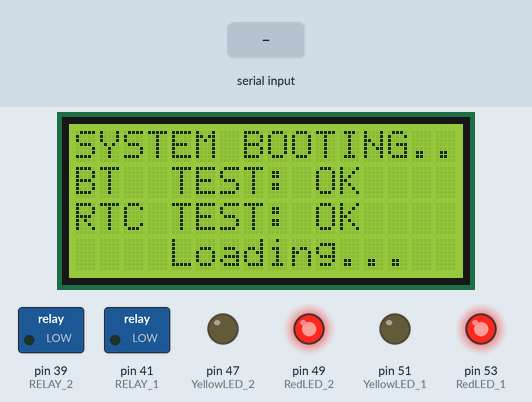
A sketch run on a simulated Arduino Mega 2560, built with avr-gcc and run on an emulated ATmega2560. Shown: 16×4 character LCD, switched loads named in the sketch (green lamp = pin HIGH), output pins drawn as LEDs (lit = HIGH). Inputs (shaded band) come from the test bench. The local clock reads 2024-03-15 10:24:30 at power-on unless the sketch sets it; what the sketch prints to the serial monitor is not drawn.

Above: at 2.2 s.
At 7.3 s:
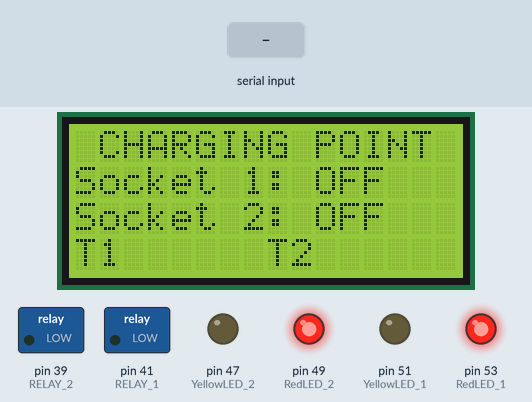
7.4 s: "2" received over Serial
At 8.9 s:
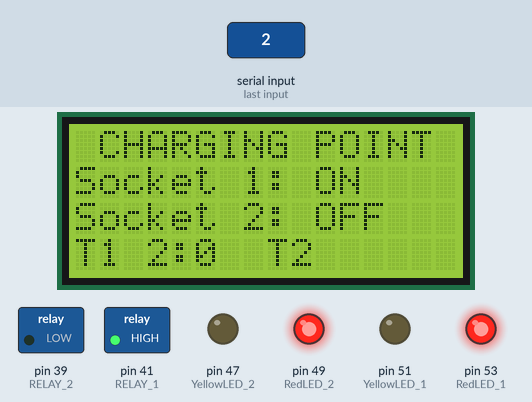
10.4 s: "4" received over Serial
At 11.8 s:
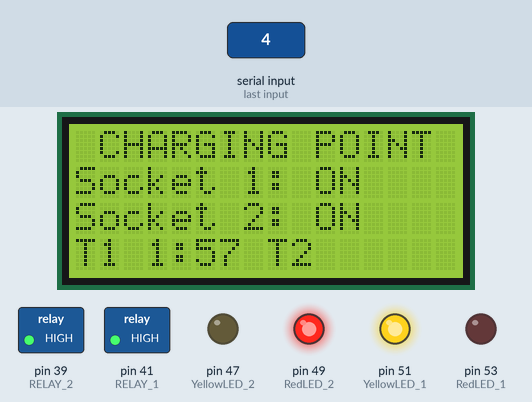
Timing chart, 0 to 14.0 s (numbered marks = the images above; inputs shaded):
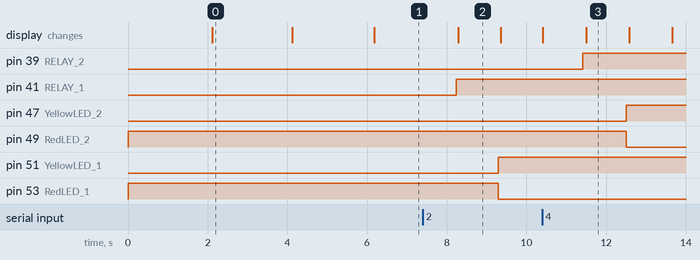

Measured:
- after the input at 7.4 s, pin 41 (RELAY_1): LOW → HIGH after 0.83 s; pin 51 (YellowLED_1): LOW → HIGH after 1.9 s; pin 53 (RedLED_1): HIGH → LOW after 1.9 s; the display: changes after 0.89 s (image 2)
- after the input at 10.4 s, pin 39 (RELAY_2): LOW → HIGH after 1.0 s; pin 47 (YellowLED_2): LOW → HIGH after 2.1 s; pin 49 (RedLED_2): HIGH → LOW after 2.1 s; the display: first differs from a run without the input after 1.1 s (image 3)
- what the display in image 0 shows lasts 2.0 s, from 2.1 s to 4.1 s
- what the display in image 2 shows lasts 1.1 s, from 8.3 s to 9.4 s

The sketch:

SMART_CHARGING_PONT.ino
```cpp
//libraries to be used
#include <Wire.h>
#include "RTClib.h"
#include <LiquidCrystal_I2C.h>


//initializing Global Variables
int RedLED_1 = 53;
int RedLED_2 = 49;
int YellowLED_1 = 51;
int YellowLED_2 = 47;

int RELAY_1 = 41;
int RELAY_2 = 39;

int CurrentSensor_1 = A2;
int CurrentSensor_2 = A3;

const int Num_readings = 500;
long int sensor_value = 0;

float voltage = 0;
float current = 0;

int days_1 = 0;
int hours_1 = 0;
int minutes_1 = 0;
int seconds_1 = 0;

int days_2 = 0;
int hours_2 = 0;
int minutes_2 = 0;
int seconds_2 = 0;

//Relay 1 Time Schedules
const unsigned long RELAY_1_TIME_1 = 60; //  1 minutes in seconds
const unsigned long RELAY_1_TIME_2 = 120; // 2 minutes in seconds
const unsigned long RELAY_1_TIME_3 = 180; // 3 minutes in seconds

int State_1 = 0;
int State_2 = 0;

unsigned long remainingSeconds_1 = 0;
unsigned long remainingSeconds = 0;

// Relay 2 Time Schedules
const unsigned long RELAY_2_TIME_1 = 60; //  1 minutes in seconds
const unsigned long RELAY_2_TIME_2 = 120; // 2 minutes in seconds
const unsigned long RELAY_2_TIME_3 = 180; // 3 minutes in seconds

unsigned long lastRelay1OnTime = 0;
unsigned long lastRelay2OnTime = 0;

bool relay1CountdownInProgress = false; //Checks if Relay 1 countdown time is running
bool relay2CountdownInProgress = false; //Checks if Relay 2 countdown time is running

//Create software serial object to communicate with LCD
LiquidCrystal_I2C lcd(0x27, 16, 4); // Set the LCD address to 0x27 for a 16 chars and 2 line display

RTC_DS3231 rtc; //declaring object for DS3231

char daysOfTheWeek[7][12] = {"sunday", "Monday", "Tuesday", "Wednesday", "Thursday", "Friday", "Sartuday"};


void setup() {
  // put your setup code here, to run once:

  Serial.begin(9600);
  rtc.begin();

  if (rtc.lostPower()) {
    Serial.println("RTC lost power, let's set the time!");
    // When time needs to be set on a new device, or after a power loss, the
    // following line sets the RTC to the date & time this sketch was compiled
    rtc.adjust(DateTime(F(__DATE__), F(__TIME__)));
    // This line sets the RTC with an explicit date & time, for example to set
    // February 14, 2023 at  1713hrs would call:
    //rtc.adjust(DateTime(2023, 2, 14, 17, 13, 0));
  }

  pinMode(RedLED_1, OUTPUT);
  pinMode(RedLED_2, OUTPUT);
  pinMode(YellowLED_1, OUTPUT);
  pinMode(YellowLED_2, OUTPUT);

  pinMode(RELAY_1, OUTPUT);
  pinMode(RELAY_2, OUTPUT);

  digitalWrite(RedLED_1, HIGH);
  digitalWrite(RedLED_2, HIGH);
  digitalWrite(YellowLED_1, LOW);
  digitalWrite(YellowLED_2, LOW);

  lcd.init();
  lcd.backlight();

  lcd.clear();
  lcd.setCursor(0,0);
  lcd.print("SYSTEM BOOTING..");
  lcd.setCursor(0,1);
  lcd.print("BT  TEST: ");
  lcd.setCursor(-4,2);
  lcd.print("RTC TEST: ");
  lcd.setCursor(-1,3);
  lcd.print(" Loading...");
  delay(2000);
  /*while(!mySerial.available()){
    //mySerial.println("AT");
    lcd.setCursor(10,1);
    lcd.print("Wait");
    delay(1000);
  }
  while(rtc){
    lcd.setCursor(6,2);
    lcd.print("Wait");
    delay(1000);
  }*/
  lcd.setCursor(10,1);
  lcd.print("OK");
  lcd.setCursor(6,2);
  lcd.print("OK");
  delay(2000);

  lcd.clear();
  lcd.setCursor(5,1);
  lcd.print("READY");
  delay(2000);

}

void loop() {
  // put your main code here, to run repeatedly:
  if(digitalRead(RELAY_1) == HIGH){
    digitalWrite(RedLED_1, LOW);
    digitalWrite(YellowLED_1, HIGH);
  }else if(digitalRead(RELAY_1) == LOW){
    digitalWrite(RedLED_1, HIGH);
    digitalWrite(YellowLED_1, LOW);
  }

  if(digitalRead(RELAY_2) == HIGH){
    digitalWrite(RedLED_2, LOW);
    digitalWrite(YellowLED_2, HIGH);
  }else if(digitalRead(RELAY_2) == LOW){
    digitalWrite(RedLED_2, HIGH);
    digitalWrite(YellowLED_2, LOW);
  }

  /*for (int i = 0; i < Num_readings; i++)
  {
    sensor_value += analogRead(CurrentSensor_1);
    delay(2);
  }

  sensor_value = sensor_value / Num_readings;
  voltage = sensor_value * 5.0 / 1024.0;
  current = (voltage - 2.5) / 0.185;*/

  if (Serial.available()) {
    // Read the incoming data from the Bluetooth module
    char incomingData = Serial.read();

    // If the incoming data is '1', turn on relay 1
    if (incomingData == '1' && !relay1CountdownInProgress && State_1 == 0) {
      digitalWrite(RELAY_1, HIGH);
      lastRelay1OnTime = rtc.now().unixtime(); // store the current time in seconds
      Serial.println("Relay 1 turned on");
      State_1 = 1;
    }
    // If the incoming data is '2', turn on relay 1
    else if (incomingData == '2' && !relay1CountdownInProgress && State_1 == 0) {
      digitalWrite(RELAY_1, HIGH);
      lastRelay1OnTime = rtc.now().unixtime(); // store the current time in seconds
      Serial.println("Relay 1 turned on");
      State_1 = 2;
    }
    // If the incoming data is '3', turn on relay 1
    else if (incomingData == '3' && !relay1CountdownInProgress && State_1 == 0) {
      digitalWrite(RELAY_1, HIGH);
      lastRelay1OnTime = rtc.now().unixtime(); // store the current time in seconds
      Serial.println("Relay 2 turned on");
      State_1 = 3;
    }
    // If the incoming data is '4', turn on relay 2
    else if (incomingData == '4' && !relay2CountdownInProgress && State_2 == 0) {
      digitalWrite(RELAY_2, HIGH);
      lastRelay2OnTime = rtc.now().unixtime(); // store the current time in seconds
      Serial.println("Relay 2 turned on");
      State_2 = 1;
    }
    // If the incoming data is '5', turn on relay 2
    else if (incomingData == '5' && !relay2CountdownInProgress && State_2 == 0) {
      digitalWrite(RELAY_2, HIGH);
      lastRelay2OnTime = rtc.now().unixtime(); // store the current time in seconds
      Serial.println("Relay 2 turned on");
      State_2 = 2;
    }
    // If the incoming data is '6', turn on relay 2
    else if (incomingData == '6' && !relay2CountdownInProgress && State_2 == 0) {
      digitalWrite(RELAY_2, HIGH);
      lastRelay2OnTime = rtc.now().unixtime(); // store the current time in seconds
      Serial.println("Relay 2 turned on");
      State_2 = 3;
    }
  }

  DateTime now = rtc.now();

  if(digitalRead(RELAY_1) == HIGH){
    unsigned long elapsedSeconds = now.unixtime() - lastRelay1OnTime; // calculate the elapsed time since the relay was turned on
    if (elapsedSeconds >= RELAY_1_TIME_1 && State_1 == 1) {
      digitalWrite(RELAY_1, LOW); // turn off relay 1
      Serial.println("Relay 1 turned OFF");
      State_1 = 0;
    }
    else if(elapsedSeconds >= RELAY_1_TIME_2 && State_1 == 2) {
      digitalWrite(RELAY_1, LOW); // turn off relay 1
      Serial.println("Relay 1 turned OFF");
      State_1 = 0;
    }
    else if(elapsedSeconds >= RELAY_1_TIME_3 && State_1 == 3) {
      digitalWrite(RELAY_1, LOW); // turn off relay 1
      Serial.println("Relay 1 turned OFF");
      State_1 = 0;
    }
    else {
      if(State_1 == 1 ){
        remainingSeconds_1 = RELAY_1_TIME_1- elapsedSeconds; // calculate the remaining time
        Serial.print("Time remaining for Relay 1: ");
        Serial.print(remainingSeconds_1);
        Serial.println(" seconds");

      }else if(State_1 == 2 ){
        remainingSeconds_1 = RELAY_1_TIME_2- elapsedSeconds; // calculate the remaining time
        Serial.print("Time remaining for Relay 1: ");
        Serial.print(remainingSeconds_1);
        Serial.println(" seconds");

      }else if(State_1 == 3 ){
        remainingSeconds_1 = RELAY_1_TIME_3- elapsedSeconds; // calculate the remaining time
        Serial.print("Time remaining for Relay 1: ");
        Serial.print(remainingSeconds_1);
        Serial.println(" seconds");

      }

    }
  }
  if(digitalRead(RELAY_2) == HIGH){
    unsigned long elapsedSeconds = now.unixtime() - lastRelay2OnTime; // calculate the elapsed time since the relay was turned on
    if (elapsedSeconds >= RELAY_2_TIME_1 && State_2 == 1) {
      digitalWrite(RELAY_2, LOW); // turn off relay 2
      Serial.println("Relay 2 turned OFF");
      State_2 = 0;
    }
    else if(elapsedSeconds >= RELAY_2_TIME_2 && State_2 == 2) {
      digitalWrite(RELAY_2, LOW); // turn off relay 2
      Serial.println("Relay 2 turned OFF");
      State_2 = 0;
    }
    else if(elapsedSeconds >= RELAY_2_TIME_3 && State_2 == 3) {
      digitalWrite(RELAY_2, LOW); // turn off relay 2
      Serial.println("Relay 2 turned OFF");
      State_2 = 0;
    }
    else {
      if(State_2 == 1){
        remainingSeconds = RELAY_2_TIME_1 - elapsedSeconds; // calculate the remaining time
        Serial.print("Time remaining for Relay 2: ");
        Serial.print(remainingSeconds);
        Serial.println(" seconds");

      }else if(State_2 == 2){
        remainingSeconds = RELAY_2_TIME_2 - elapsedSeconds; // calculate the remaining time
        Serial.print("Time remaining for Relay 2: ");
        Serial.print(remainingSeconds);
        Serial.println(" seconds");

      }else if(State_2 == 3){
        remainingSeconds = RELAY_2_TIME_3 - elapsedSeconds; // calculate the remaining time
        Serial.print("Time remaining for Relay 2: ");
        Serial.print(remainingSeconds);
        Serial.println(" seconds");

      }

    }
  }
    lcd.clear();
  lcd.setCursor(1,0);
  lcd.print("CHARGING POINT");
  lcd.setCursor(0,1);
  lcd.print("Socket 1: ");
  if(digitalRead(RELAY_1) == HIGH){
    lcd.setCursor(10,1);
    lcd.print("ON");
  }else{
    lcd.setCursor(10,1);
    lcd.print("OFF");
  }
  lcd.setCursor(-4,2);
  lcd.print("Socket 2: ");
  if(digitalRead(RELAY_2) == HIGH){
    lcd.setCursor(6,2);
    lcd.print("ON");
  }else{
    lcd.setCursor(6,2);
    lcd.print("OFF");
  }
  lcd.setCursor(-4,3);
  lcd.print("T1");
  if(remainingSeconds_1 > 60){
    int Final_1 = remainingSeconds_1 / 60;
    int Final_2 = remainingSeconds_1 % 60;
    lcd.setCursor(-1,3);
    lcd.print(Final_1);
    lcd.setCursor(0,3);
    lcd.print(":");
    lcd.setCursor(1,3);
    lcd.print(Final_2);
  }else if(remainingSeconds_1 > 1 && remainingSeconds_1 < 60){
    lcd.setCursor(-1,3);
    lcd.print("0:");
    lcd.setCursor(1,3);
    lcd.print(remainingSeconds_1);
  }else if(remainingSeconds_1 == 1){
    lcd.setCursor(-1,3);
    lcd.print("0:00");
  }

  lcd.setCursor(4,3);
  lcd.print("T2 ");
  if(remainingSeconds > 60){
    int Final_3 = remainingSeconds / 60;
    int Final_4 = remainingSeconds % 60;
    lcd.setCursor(7,3);
    lcd.print(Final_3);
    lcd.setCursor(8,3);
    lcd.print(":");
    lcd.setCursor(9,3);
    lcd.print(Final_4);
  }else if(remainingSeconds > 1 && remainingSeconds < 60){
    lcd.setCursor( 7,3);
    lcd.print("0:");
    lcd.setCursor(9,3);
    lcd.print(remainingSeconds);
  }else if(remainingSeconds == 1){
    lcd.setCursor(7,3);
    lcd.print("0:00");
  }
  delay(1000);

}
```
